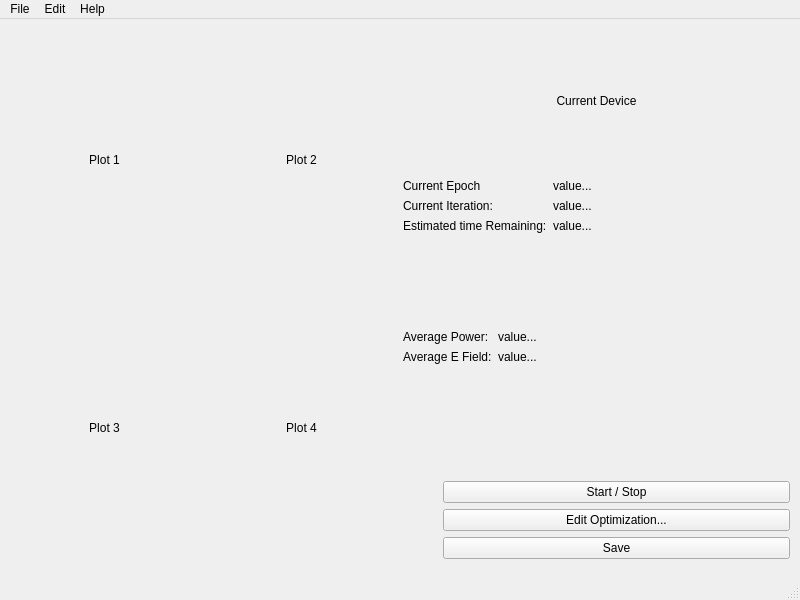
<?xml version="1.0" encoding="UTF-8"?>
<ui version="4.0">
 <class>MainWindow</class>
 <widget class="QMainWindow" name="MainWindow">
  <property name="geometry">
   <rect>
    <x>0</x>
    <y>0</y>
    <width>800</width>
    <height>600</height>
   </rect>
  </property>
  <property name="windowTitle">
   <string>vipdopt</string>
  </property>
  <widget class="QWidget" name="centralwidget">
   <widget class="QWidget" name="horizontalLayoutWidget">
    <property name="geometry">
     <rect>
      <x>9</x>
      <y>9</y>
      <width>781</width>
      <height>531</height>
     </rect>
    </property>
    <layout class="QHBoxLayout" name="horizontalLayout">
     <item>
      <layout class="QGridLayout" name="gridLayout">
       <item row="0" column="0">
        <widget class="QLabel" name="label">
         <property name="text">
          <string>Plot 1</string>
         </property>
         <property name="alignment">
          <set>Qt::AlignCenter</set>
         </property>
        </widget>
       </item>
       <item row="1" column="0">
        <widget class="QLabel" name="label_3">
         <property name="text">
          <string>Plot 3</string>
         </property>
         <property name="alignment">
          <set>Qt::AlignCenter</set>
         </property>
        </widget>
       </item>
       <item row="1" column="1">
        <widget class="QLabel" name="label_4">
         <property name="text">
          <string>Plot 4</string>
         </property>
         <property name="alignment">
          <set>Qt::AlignCenter</set>
         </property>
        </widget>
       </item>
       <item row="0" column="1">
        <widget class="QLabel" name="label_2">
         <property name="text">
          <string>Plot 2</string>
         </property>
         <property name="alignment">
          <set>Qt::AlignCenter</set>
         </property>
        </widget>
       </item>
      </layout>
     </item>
     <item>
      <layout class="QVBoxLayout" name="verticalLayout_2">
       <item>
        <widget class="QLabel" name="label_5">
         <property name="text">
          <string>Current Device</string>
         </property>
         <property name="alignment">
          <set>Qt::AlignCenter</set>
         </property>
        </widget>
       </item>
       <item>
        <layout class="QFormLayout" name="formLayout">
         <item row="0" column="0">
          <widget class="QLabel" name="label_10">
           <property name="text">
            <string>Current Epoch</string>
           </property>
          </widget>
         </item>
         <item row="0" column="1">
          <widget class="QLabel" name="label_11">
           <property name="text">
            <string>value...</string>
           </property>
          </widget>
         </item>
         <item row="1" column="0">
          <widget class="QLabel" name="label_12">
           <property name="text">
            <string>Current Iteration:</string>
           </property>
          </widget>
         </item>
         <item row="1" column="1">
          <widget class="QLabel" name="label_13">
           <property name="text">
            <string>value...</string>
           </property>
          </widget>
         </item>
         <item row="2" column="1">
          <widget class="QLabel" name="label_15">
           <property name="text">
            <string>value...</string>
           </property>
          </widget>
         </item>
         <item row="2" column="0">
          <widget class="QLabel" name="label_14">
           <property name="text">
            <string>Estimated time Remaining:</string>
           </property>
          </widget>
         </item>
        </layout>
       </item>
       <item>
        <layout class="QFormLayout" name="formLayout_2">
         <item row="0" column="0">
          <widget class="QLabel" name="label_6">
           <property name="text">
            <string>Average Power:</string>
           </property>
          </widget>
         </item>
         <item row="0" column="1">
          <widget class="QLabel" name="label_7">
           <property name="text">
            <string>value...</string>
           </property>
          </widget>
         </item>
         <item row="1" column="0">
          <widget class="QLabel" name="label_8">
           <property name="text">
            <string>Average E Field:</string>
           </property>
          </widget>
         </item>
         <item row="1" column="1">
          <widget class="QLabel" name="label_9">
           <property name="text">
            <string>value...</string>
           </property>
          </widget>
         </item>
        </layout>
       </item>
       <item>
        <layout class="QGridLayout" name="gridLayout_2">
         <item row="1" column="2">
          <widget class="QPushButton" name="pushButton_3">
           <property name="text">
            <string>Edit Optimization...</string>
           </property>
          </widget>
         </item>
         <item row="0" column="2">
          <widget class="QPushButton" name="pushButton">
           <property name="text">
            <string>Start / Stop</string>
           </property>
          </widget>
         </item>
         <item row="2" column="2">
          <widget class="QPushButton" name="pushButton_2">
           <property name="text">
            <string>Save</string>
           </property>
          </widget>
         </item>
         <item row="0" column="0">
          <spacer name="horizontalSpacer">
           <property name="orientation">
            <enum>Qt::Horizontal</enum>
           </property>
           <property name="sizeType">
            <enum>QSizePolicy::Minimum</enum>
           </property>
           <property name="sizeHint" stdset="0">
            <size>
             <width>40</width>
             <height>20</height>
            </size>
           </property>
          </spacer>
         </item>
        </layout>
       </item>
      </layout>
     </item>
    </layout>
   </widget>
  </widget>
  <widget class="QMenuBar" name="menubar">
   <property name="geometry">
    <rect>
     <x>0</x>
     <y>0</y>
     <width>800</width>
     <height>19</height>
    </rect>
   </property>
   <widget class="QMenu" name="menuFile">
    <property name="title">
     <string>File</string>
    </property>
    <addaction name="actionNew"/>
    <addaction name="actionOpen"/>
    <addaction name="separator"/>
    <addaction name="actionSave"/>
    <addaction name="actionSave_As"/>
    <addaction name="separator"/>
    <addaction name="actionQuit"/>
   </widget>
   <widget class="QMenu" name="menuEdit">
    <property name="title">
     <string>Edit</string>
    </property>
    <addaction name="actionUndo"/>
    <addaction name="actionRedo"/>
    <addaction name="separator"/>
    <addaction name="actionCopy"/>
    <addaction name="actionPaste"/>
    <addaction name="actionCut"/>
    <addaction name="actionDelete"/>
   </widget>
   <widget class="QMenu" name="menuHelp">
    <property name="title">
     <string>Help</string>
    </property>
    <addaction name="actionVipdopt_Help"/>
    <addaction name="separator"/>
    <addaction name="actionAbout_Vipdopt"/>
   </widget>
   <addaction name="menuFile"/>
   <addaction name="menuEdit"/>
   <addaction name="menuHelp"/>
  </widget>
  <widget class="QStatusBar" name="statusbar"/>
  <action name="actionNew">
   <property name="text">
    <string>New...</string>
   </property>
   <property name="shortcut">
    <string>Ctrl+N</string>
   </property>
  </action>
  <action name="actionOpen">
   <property name="text">
    <string>Open...</string>
   </property>
   <property name="shortcut">
    <string>Ctrl+O</string>
   </property>
  </action>
  <action name="actionSave">
   <property name="text">
    <string>Save</string>
   </property>
   <property name="shortcut">
    <string>Ctrl+S</string>
   </property>
  </action>
  <action name="actionSave_As">
   <property name="text">
    <string>Save As...</string>
   </property>
  </action>
  <action name="actionQuit">
   <property name="text">
    <string>Quit</string>
   </property>
   <property name="shortcut">
    <string>Ctrl+Q</string>
   </property>
  </action>
  <action name="actionUndo">
   <property name="text">
    <string>Undo</string>
   </property>
   <property name="shortcut">
    <string>Ctrl+Z</string>
   </property>
  </action>
  <action name="actionRedo">
   <property name="text">
    <string>Redo</string>
   </property>
   <property name="shortcut">
    <string>Ctrl+Shift+Z, Ctrl+Y</string>
   </property>
  </action>
  <action name="actionCopy">
   <property name="text">
    <string>Copy</string>
   </property>
   <property name="shortcut">
    <string>Ctrl+C</string>
   </property>
  </action>
  <action name="actionPaste">
   <property name="text">
    <string>Paste</string>
   </property>
   <property name="shortcut">
    <string>Ctrl+V</string>
   </property>
  </action>
  <action name="actionCut">
   <property name="text">
    <string>Cut</string>
   </property>
   <property name="shortcut">
    <string>Ctrl+X</string>
   </property>
  </action>
  <action name="actionDelete">
   <property name="text">
    <string>Delete</string>
   </property>
  </action>
  <action name="actionVipdopt_Help">
   <property name="text">
    <string>Vipdopt Help</string>
   </property>
  </action>
  <action name="actionAbout_Vipdopt">
   <property name="text">
    <string>About Vipdopt</string>
   </property>
  </action>
 </widget>
 <resources/>
 <connections/>
</ui>
